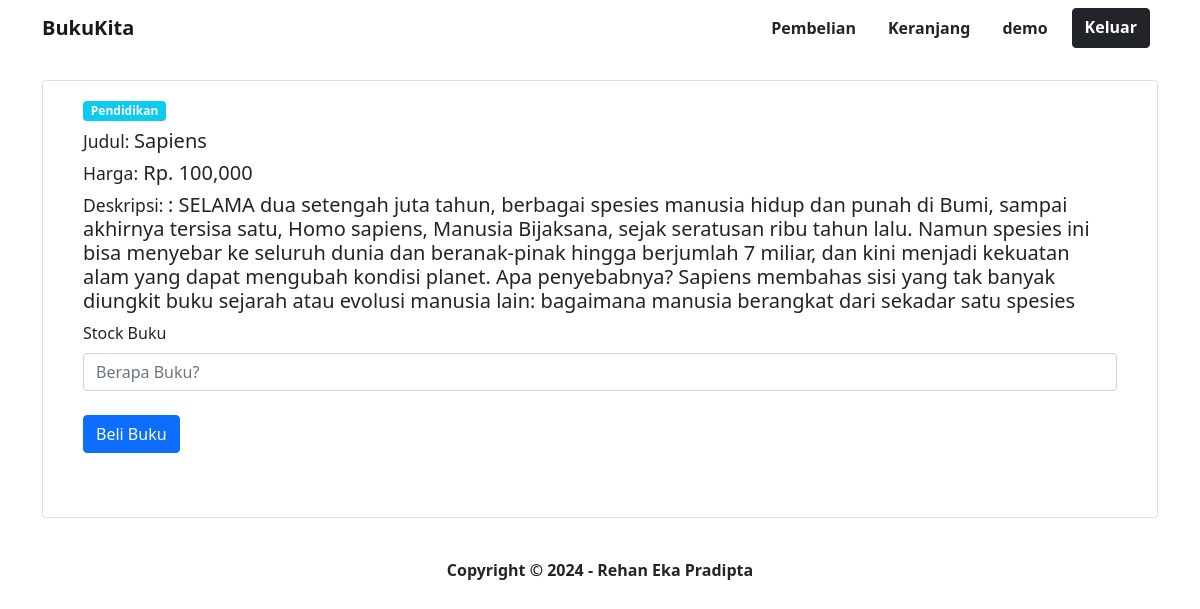
The app's page /views/d-product.php?id=15 (signed in) with its own data.
### tables this page shows
CREATE TABLE `products` (
  `id_product` int(11) NOT NULL,
  `judul_buku` varchar(100) NOT NULL,
  `kategori_buku` varchar(100) NOT NULL,
  `diskon_buku` int(11) NOT NULL,
  `harga_buku` int(100) NOT NULL,
  `pembuat_buku` varchar(50) NOT NULL,
  `deskripsi_buku` varchar(500) NOT NULL,
  `rilis_buku` timestamp NOT NULL DEFAULT current_timestamp(),
  `gambar` text NOT NULL
);

### app.php (called while the page is built, shortened)
<?php
$db = mysqli_connect("localhost", "root", "", "book-store");
function querySql($query)
{
    global $db;
    $book =  mysqli_query($db, $query);
    $books = [];
    while ($row = mysqli_fetch_assoc($book)) {
        $books[] = $row;
    }
    return $books;
}

### views/d-product.php (the view, shortened to what this page needs)
<?php
require('../app.php');
$bookId = $_GET["id"];
$book = querySql("SELECT * FROM products WHERE id_product = $bookId")[0];
?>
<?php require('../partials/header.php'); ?>
<?php require('../partials/navigation.php'); ?>
<div class="container mt-4">
    <div class="row">
        <div class="col">
            <div class="card">
                <div class="card-body">
                    <div class="mx-4">
                        <div class="card-title mb-5">
                            <h5 class="badge bg-info"><?= $book["kategori_buku"]; ?></h5>
                            <h5><small>Judul: </small><?= $book["judul_buku"]; ?></h5>
                            <h5><small>Harga:</small> Rp. <?= number_format($book["harga_buku"]); ?></h5>
                            <h5><small>Deskripsi: </small>: <?= $book["deskripsi_buku"]; ?></h5>
                            <form method="post">
                                <label for="stock" class="form-label">Stock Buku</label>
                                <input type="number" class="form-control" id="stock" name="stock" required placeholder="Berapa Buku?">
                                <button type="submit" name="buy" class="btn btn-primary mt-4">Beli Buku</button>
                            </form>
                        </div>
                    </div>
                </div>
            </div>
        </div>
    </div>
</div>
<?php require('../partials/footer.php'); ?>

### partials/header.php (style rules this page uses)
* { scroll-behavior: smooth; }

### records on screen
products: kategori_buku "Pendidikan", judul_buku "Sapiens", harga_buku "100,000", deskripsi_buku "SELAMA dua setengah juta tahun, berbagai spesies manusia hidup dan punah di Bumi, sampai akhirnya tersisa satu, Homo sapiens, Manusia Bijaksana, sejak seratusan ribu tahun lalu. Namun spesies ini bisa menyebar ke seluruh dunia dan beranak-pinak hingga berjumlah 7 miliar, dan kini menjadi kekuatan alam yang dapat mengubah kondisi planet. Apa penyebabnya? Sapiens membahas sisi yang tak banyak diungkit buku sejarah atau evolusi manusia lain: bagaimana manusia berangkat dari sekadar satu spesies"

### other values on screen
$_SESSION["nama"] "demo"
